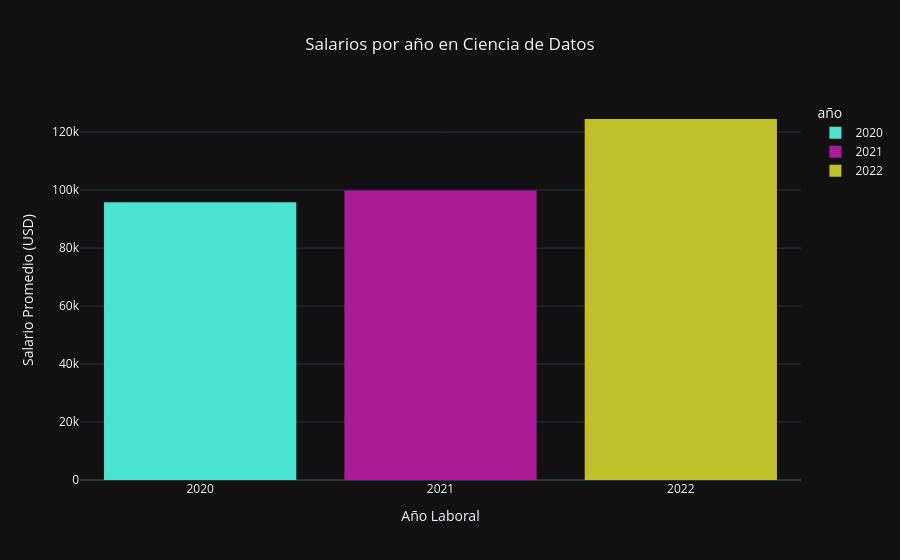

Notebook source saved alongside this figure:
### Markdown cell above
**3.2 Analisis temporal del salario en Dolares**

### Code cell
# convertimos el año a texto string para que plotly lo trate como variable categorica en el eje x
datos['yearStr'] = datos['work_year'].astype(str)

# creamos el histograma grafico de barras agregadas utilizando plotly express
estadistica1 = px.histogram(
    datos,
    x="yearStr",
    y="salary_in_usd",
    nbins=30,
    color="yearStr",
    histfunc="avg",
    title="Salarios por año en Ciencia de Datos",
    labels={"salary_in_usd": "Salario (USD)", "yearStr": "año"},
    color_discrete_sequence=['#49e3d0', '#AB1B98', '#BFBF2A']
)

# personalizamos el diseño layout del grafico interactivo
estadistica1.update_layout(
    title_x=0.5,
    xaxis_title="Año Laboral",
    yaxis_title="Salario Promedio (USD)",
    xaxis={
        "tickmode": "linear",
        "tick0": 2020,
        "dtick": 1
    },
    template="plotly_dark"
)

# desplegamos el grafico
#estadistica1.write_html("grafico.html", include_plotlyjs="cdn", auto_open=True)
#iframe = IFrame(src="grafico.html", width=500, height=600)
estadistica1.show()

### Figure 1 — Plotly figure (JSON) as saved in the notebook; plotly's stock layout.template omitted (floating-point values rounded to 4 significant figures; data arrays with more than 128 entries replaced by an {"elided": "..."} marker saying what was removed)
{"data": [{"bingroup": "x", "histfunc": "avg", "hovertemplate": "año=%{x}<br>avg of Salario (USD)=%{y}<extra></extra>", "legendgroup": "2020", "marker": {"color": "#49e3d0", "pattern": {"shape": ""}}, "name": "2020", "nbinsx": 30, "orientation": "v", "showlegend": true, "type": "histogram", "x": ["2020", "2020", "2020", "2020", "2020", "2020", "2020", "2020", "2020", "2020", "2020", "2020", "2020", "2020", "2020", "2020", "2020", "2020", "2020", "2020", "2020", "2020", "2020", "2020", "2020", "2020", "2020", "2020", "2020", "2020", "2020", "2020", "2020", "2020", "2020", "2020", "2020", "2020", "2020", "2020", "2020", "2020", "2020", "2020", "2020", "2020", "2020", "2020", "2020", "2020", "2020", "2020", "2020", "2020", "2020", "2020", "2020", "2020", "2020", "2020", "2020", "2020", "2020", "2020", "2020", "2020", "2020", "2020", "2020", "2020", "2020", "2020"], "xaxis": "x", "y": [79833, 260000, 109024, 20000, 150000, 72000, 190000, 35735, 135000, 125000, 51321, 40481, 39916, 87000, 85000, 8000, 41689, 114047, 5707, 56000, 43331, 6072, 47899, 98000, 115000, 325000, 42000, 33511, 100000, 117104, 59303, 70000, 68428, 450000, 46759, 74130, 103000, 250000, 10000, 138000, 45760, 79833, 50180, 106000, 112872, 15966, 76958, 188000, 105000, 70139, 6072, 91000, 45896, 54742, 60000, 148261, 38776, 118000, 120000, 138350, 110000, 130800, 21669, 412000, 45618, 62726, 49268, 190200, 105000, 91237, 62726, 42197], "yaxis": "y"}, {"bingroup": "x", "histfunc": "avg", "hovertemplate": "año=%{x}<br>avg of Salario (USD)=%{y}<extra></extra>", "legendgroup": "2021", "marker": {"color": "#AB1B98", "pattern": {"shape": ""}}, "name": "2021", "nbinsx": 30, "orientation": "v", "showlegend": true, "type": "histogram", "x": {"elided": "217 str values"}, "xaxis": "x", "y": {"elided": "217 int values"}, "yaxis": "y"}, {"bingroup": "x", "histfunc": "avg", "hovertemplate": "año=%{x}<br>avg of Salario (USD)=%{y}<extra></extra>", "legendgroup": "2022", "marker": {"color": "#BFBF2A", "pattern": {"shape": ""}}, "name": "2022", "nbinsx": 30, "orientation": "v", "showlegend": true, "type": "histogram", "x": {"elided": "318 str values"}, "xaxis": "x", "y": {"elided": "318 int values"}, "yaxis": "y"}], "layout": {"barmode": "relative", "legend": {"title": {"text": "año"}, "tracegroupgap": 0}, "title": {"text": "Salarios por año en Ciencia de Datos", "x": 0.5}, "xaxis": {"anchor": "y", "categoryarray": ["2020", "2021", "2022"], "categoryorder": "array", "domain": [0, 1], "dtick": 1, "tick0": 2020, "tickmode": "linear", "title": {"text": "Año Laboral"}}, "yaxis": {"anchor": "x", "domain": [0, 1], "title": {"text": "Salario Promedio (USD)"}}}}
